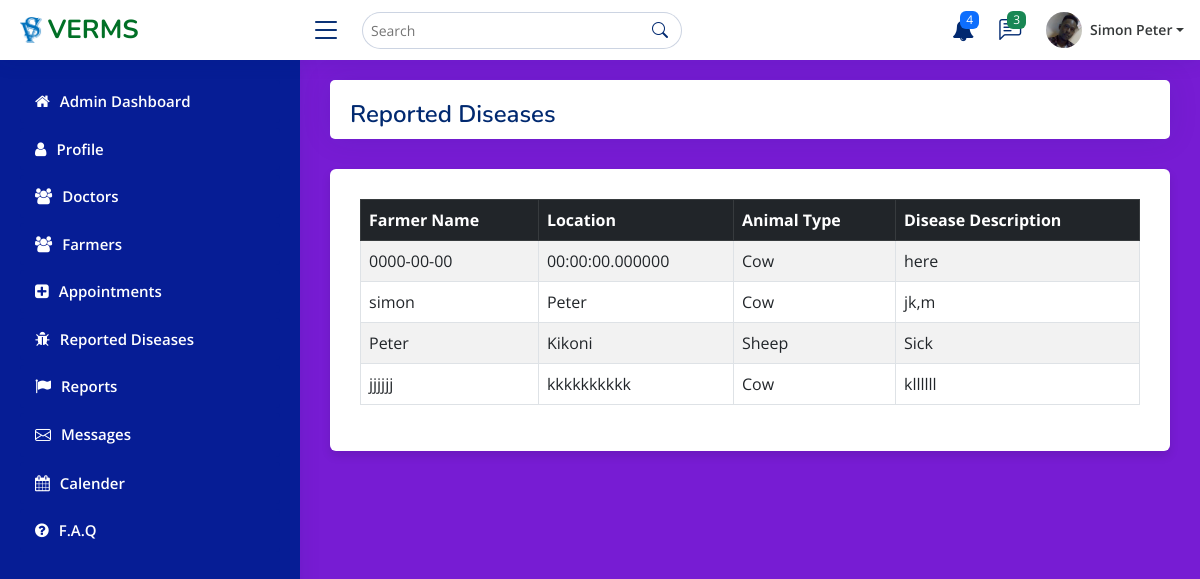
Page /admin/pages-diseases.php on the earlier database version.
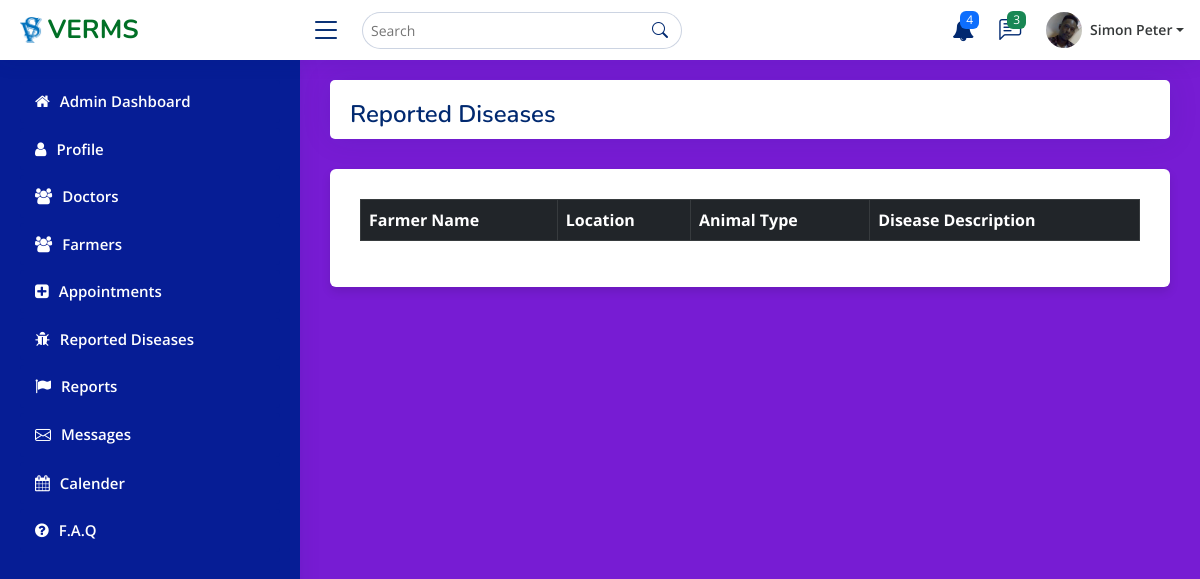
Same page on the later database version.
### tables this page shows
CREATE TABLE `report` (
  `report_Id` int NOT NULL AUTO_INCREMENT,
  `your_name` varchar(255) NOT NULL,
  `report_Area` varchar(255) NOT NULL,
  `animal` varchar(255) NOT NULL,
  `disease_Description` varchar(255) NOT NULL,
  `farmer_Id` int NOT NULL COMMENT '{fk}',
  PRIMARY KEY (`report_Id`)
);

### admin/pages-diseases.php (the view, shortened to what the changed rows need)
<!DOCTYPE html>
<html lang="en">
<head>
    <link href="assets/vendor/bootstrap/css/bootstrap.min.css" rel="stylesheet">
  <link href="assets/vendor/bootstrap-icons/bootstrap-icons.css" rel="stylesheet">
  <link href="assets/vendor/boxicons/css/boxicons.min.css" rel="stylesheet">
  <link href="assets/vendor/quill/quill.snow.css" rel="stylesheet">
  <link href="assets/vendor/quill/quill.bubble.css" rel="stylesheet">
  <link href="assets/vendor/remixicon/remixicon.css" rel="stylesheet">
  <link href="assets/vendor/simple-datatables/style.css" rel="stylesheet">
  <link rel="stylesheet" href="assets/css/datatables.min.css">
  <link rel="stylesheet" href="assets/vendor/font-awesome/css/font-awesome.min.css">
  <link href="assets/css/main.css" rel="stylesheet">
</head>
<?php
include 'config.php';
$retreive = "SELECT * FROM report";
$sql_query = mysqli_query($conn, $retreive);
?>
  <body>
  <main id="main" class="main">
<div class="col-12">
              <div class="card">
                <div class="pagetitle">
                <h1>Reported Diseases</h1>
                </div>
              </div>
              <div class="container">
        <div class="row">
            <div class="col-12">
                <div class="data_table">
                    <table id="example" class="table table-striped table-bordered">
                        <thead class="table-dark">
                        <tr>
                                <th>Farmer Name</th>
                                <th>Location</th>
                                <th>Animal Type</th>
                                <th>Disease Description</th>
                            </tr>
                        </thead>
                        <tbody>
                  <?php
                  while ($rows = mysqli_fetch_assoc($sql_query) ) {
                  ?>
                            <tr>
                                <td><?php   echo $rows['your_name']; ?></td>
                                <td><?php   echo $rows['report_Area']; ?></td>
                                <td><?php   echo $rows['animal']; ?></td>
                                <td><?php   echo $rows['disease_Description']; ?></td>
                            </tr>
                            <?php
                          }
                           ?>
                        </tbody>
                    </table>
                </div>
            </div>
  </main>
</body>
</html>

Differences in the rows shown:
removed report: your_name "0000-00-00", report_Area "00:00:00.000000", animal "Cow", disease_Description "here"
removed report: your_name "simon", report_Area "Peter", animal "Cow", disease_Description "jk,m"
removed report: your_name "Peter", report_Area "Kikoni", animal "Sheep", disease_Description "Sick"
removed report: your_name "jjjjjj", report_Area "kkkkkkkkkk", animal "Cow", disease_Description "kllllll"
